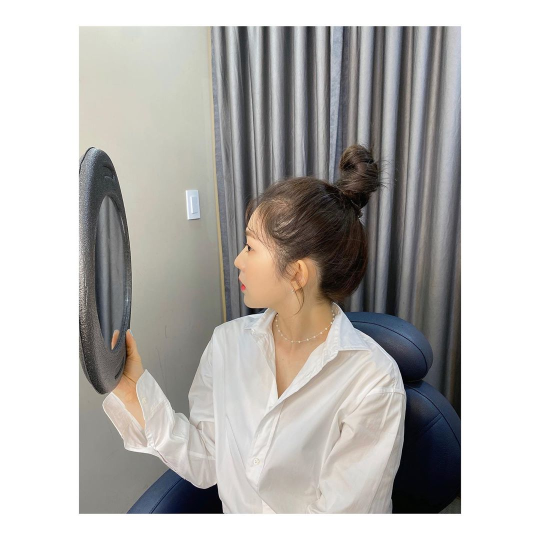
#> input picture test.jpg, 1080 x 1080 px, found by its file name (shown at 1/2 size)
$ python main.py
#> lines starting #> are read from the running program, lines starting #| are printed output that depends on the picture; long printed decimals are rounded
#> further down, image is the input picture: shape (1080, 1080, 3); mean B, G, R 180, 182.8, 185.2
import cv2
from math import *
import numpy as np

def getWrapImage(img, matRotation, width, height):
    print("img shape:",img.shape)
    m0 = matRotation[0,0]
    m1 = matRotation[0,1]
    m2 = matRotation[0,2]
    m3 = matRotation[1,0]
    m4 = matRotation[1,1]
    m5 = matRotation[1,2]
    img_ = np.zeros((width,height,3))
    for k in range(img.shape[2]):
        for i in range(img.shape[0]):
            for j in range(img.shape[1]):
                tmpx = int(m0 * i + m1 * j + m2);
                tmpy = int(m3 * i + m4 * j + m5);
                if(tmpx <width and tmpy <height):
                    img_[tmpx,tmpy,k] = img[i,j,k]
    return img_

def dumpRotateImage(img,degree):

#> called with degree = 15
    height, width = img.shape[:2]
#> height = 1080; width = 1080
    heightNew = int(width * fabs(sin(radians(degree))) + height * fabs(cos(radians(degree))))
#> heightNew = 1322
    widthNew = int(height * fabs(sin(radians(degree))) + width * fabs(cos(radians(degree))))
#> widthNew = 1322
    matRotation = cv2.getRotationMatrix2D((width//2, height//2), degree, 1)
    print(matRotation)
#| [[   0.9659    0.2588 -121.362]
#|  [  -0.2588    0.9659  158.162]]
    matRotation[0,2] += (widthNew - width)//2
    matRotation[1,2] += (heightNew - height)//2
    print(matRotation)
#| [[ 9.65925826e-01  2.58819045e-01 -3.62230551e-01]
#|  [-2.58819045e-01  9.65925826e-01  2.79162338e+02]]
    imgRotation = cv2.warpAffine(img, matRotation,(widthNew,heightNew),borderValue=(255,255,255))
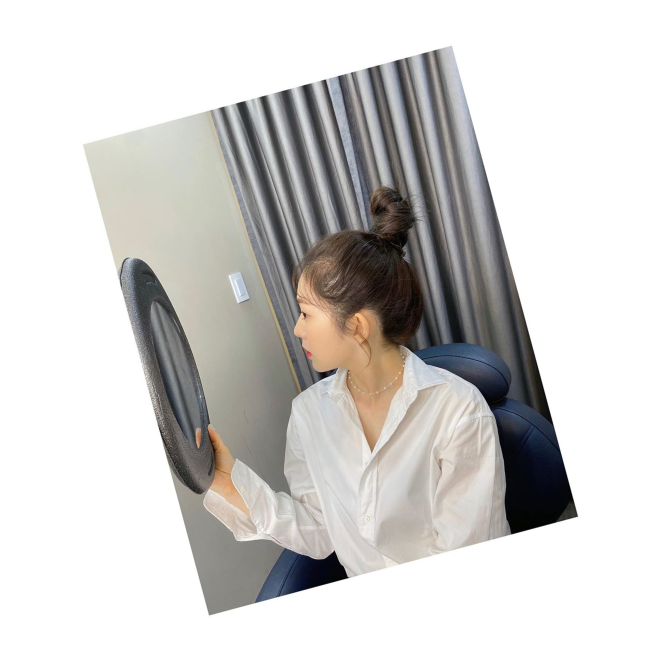
#> imgRotation: shape (1322, 1322, 3) (shown at 1/2 size); mean B, G, R 205, 206.8, 208.4

    matRotation2 = cv2.getRotationMatrix2D((widthNew//2, heightNew//2), degree, 1)
    # imgRotation2 = cv2.warpAffine(img, matRotation2, (widthNew, heightNew), borderValue=(255, 255, 255))
    imgRotation2 = getWrapImage(img, matRotation2, widthNew, heightNew)
#| img shape: (1080, 1080, 3)
#> after the loop in getWrapImage, `for k in range(img.shape[2]):`:
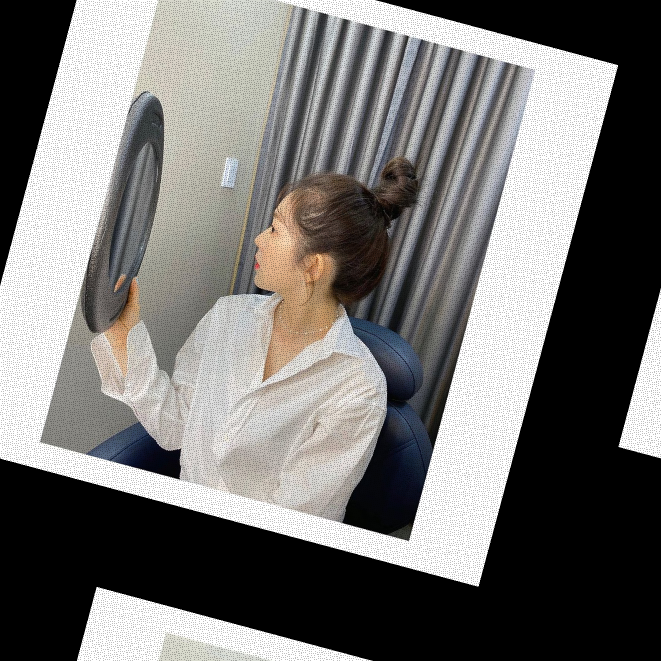
#> img_: shape (1322, 1322, 3) float64 (shown at 1/2 size); mean B, G, R 114, 115.7, 117.2
    return imgRotation,imgRotation2, matRotation


def draw_box(img,box):
    cv2.line(img, (box[0], box[1]), (box[2], box[3]), (0, 255, 0), 3)
    cv2.line(img, (box[0], box[1]), (box[4], box[5]), (0, 255, 0), 3)
    cv2.line(img, (box[2], box[3]), (box[6], box[7]), (0, 255, 0), 3)
    cv2.line(img, (box[4], box[5]), (box[6], box[7]), (0, 255, 0), 3)
    return img

image = cv2.imread('/Users/austinjing/Documents/Aye/RotateImage/test.jpg')
imgRotation, imgRotation2, matRotation = dumpRotateImage(image, 15)
#> matRotation = [[0.966, 0.259, -0.362], [-0.259, 0.966, 279.2]]
box = [200,250,250,200,230,280,280,230]

reverseMatRotation = cv2.invertAffineTransform(matRotation)
#> reverseMatRotation = [[0.966, -0.259, 72.6], [0.259, 0.966, -269.6]]
pt1 = np.dot(reverseMatRotation,np.array([[box[0]],[box[1]],[1]]))
#> pt1 = [201.1, 23.69]
pt2 = np.dot(reverseMatRotation,np.array([[box[2]],[box[3]],[1]]))
#> pt2 = [262.3, -11.67]
pt3 = np.dot(reverseMatRotation,np.array([[box[4]],[box[5]],[1]]))
#> pt3 = [222.3, 60.43]
pt4 = np.dot(reverseMatRotation,np.array([[box[6]],[box[7]],[1]]))
#> pt4 = [283.5, 25.08]

#print(pt1, pt2, pt3, pt4)
box2 = [pt1[0],pt1[1],pt2[0],pt2[1],pt3[0],pt3[1],pt4[0],pt4[1]]
#> box2 = [[201.1], [23.69], [262.3], [-11.67], [222.3], [60.43], [283.5], [25.08]]

cv2.imwrite('/Users/austinjing/Documents/Aye/RotateImage/drawBox.jpg',draw_box(imgRotation,box))
#> in draw_box, `cv2.line(img, (box[0], box[1]), (box[4], box[5]), (0, 255, 0), 3)`: img: shape (1322, 1322, 3); mean B, G, R 204.9, 206.8, 208.4
#> in draw_box, `cv2.line(img, (box[2], box[3]), (box[6], box[7]), (0, 255, 0), 3)`: img: shape (1322, 1322, 3); mean B, G, R 204.9, 206.8, 208.3
#> in draw_box, `cv2.line(img, (box[4], box[5]), (box[6], box[7]), (0, 255, 0), 3)`: img: shape (1322, 1322, 3); mean B, G, R 204.8, 206.8, 208.3
#> (the run stopped early here; a loop or call above may not have finished)
